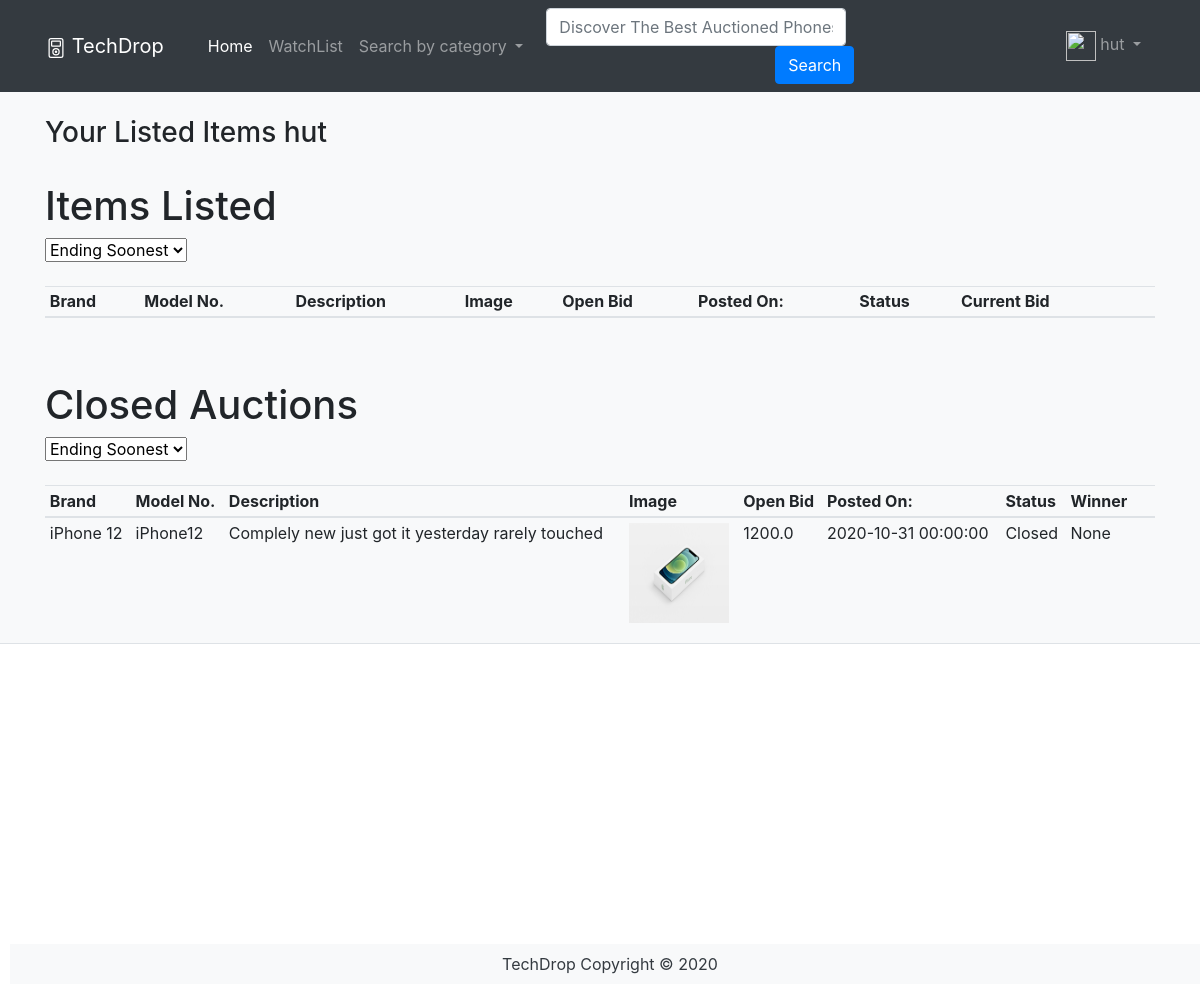
/auctions/listed/3 (signed in), run on the app's committed database.
### PhoneApp/models.py (models this page shows, shortened)
class User(db.Model, UserMixin):
    __tablename__ = 'users'
    id = db.Column(db.Integer, primary_key=True)
    name = db.Column(db.String(100), index=True, unique=True, nullable=False)
    emailid = db.Column(db.String(100), index=True, nullable=False)
    password_hash = db.Column(db.String(255), nullable=False)
    auctions = db.relationship('Auctions', backref='user')
    reviews = db.relationship('Review', backref='user')
    bids = db.relationship('Bid', backref='user')
    watchlists = db.relationship('Watchlist', backref='user')

class Auctions(db.Model):
    __tablename__ = 'auctions'
    id = db.Column(db.Integer, primary_key=True)
    title = db.Column(db.String(80), nullable=False)
    model = db.Column(db.String(80), nullable=False)
    description = db.Column(db.String(200))
    image = db.Column(db.String(400))
    open_bid = db.Column(db.Float(), nullable=False)
    start = db.Column(db.DateTime, default=datetime.now())
    end = db.Column(db.DateTime)
    status = db.Column(db.String(80), default='Active')
    user_id = db.Column(db.Integer, db.ForeignKey('users.id'))
    brand_id = db.Column(db.Integer, db.ForeignKey('brands.id'))
    condition_id = db.Column(db.Integer, db.ForeignKey('condition.id'))
    reviews = db.relationship('Review', backref='auction')
    bids = db.relationship('Bid', backref='auction')
    watchlists = db.relationship('Watchlist', backref='auction')

### PhoneApp/auctions.py (the view)
@bp.route('/listed/<id>', methods=['GET'])
@login_required
def listed(id):
    user = User.query.filter_by(id=id).first()
    for auction in user.auctions:
        current_bid = db.session.query(
            func.max(Bid.bid_amount)).filter_by(auction_id=auction.id).scalar()
        if current_bid is not None:
            auction.current_bid = "${:.2f}".format(current_bid)
        auction.won_user = None
        if current_bid is not None:
            auction.won_user = Bid.query.filter_by(
                bid_amount=current_bid).filter_by(auction_id=auction.id).first().user.name
    if user != current_user:
        return redirect(url_for('main.index', id=id))
    return render_template('auctions/listed.html', user=user)

### PhoneApp/templates/Auctions/listed.html (shortened to what this page needs)
{% extends 'base.html'%}
{% block header %}
<div class="container">
  <table class="table table-sm">
    <span class="col">
      <h3 class="headp3">Your Listed Items {{user.name}}</h3>
    </span>
    <h1>Items Listed</h1>
    <span id="sortBy">
      <select>
        <option>Ending Soonest</option>
      </select>
      <br></br>
    </span>
    <thead>
      <th>Brand</th>
      <th>Model No.</th>
      <th>Description</th>
      <th>Image</th>
      <th>Open Bid</th>
      <th>Posted On:</th>
      <th>Status</th>
      <th>Current Bid</th>
      <th></th>
      <th></th>
    </thead>
  </table>
</div>
<br></br>
<div class="container">
  <table class="table table-sm">
    <h1>Closed Auctions</h1>
    <span id="sortBy">
      <select>
        <option>Ending Soonest</option>
      </select>
      <br></br>
    </span>
    <thead>
      <th>Brand</th>
      <th>Model No.</th>
      <th>Description</th>
      <th>Image</th>
      <th>Open Bid</th>
      <th>Posted On:</th>
      <th>Status</th>
      <th>Winner</th>
      <th></th>
      <th></th>
    </thead>
    <tbody>
      <tr>
        {% for auction in user.auctions %}
        {% if auction.status == 'Closed' %}
        <td>{{auction.title}}</td>
        <td>{{auction.model}}</td>
        <td>{{auction.description}}</td>
        <td><img src={{auction.image}} alt="" border=3 height=100 width=100></img></td>
        <td>{{auction.open_bid}}</td>
        <td>{{auction.start}}</td>
        <td>{{auction.status}}</td>
        <td>{{auction.won_user}}</td>
        <td>
        </td>
        <td>
          {% endif %}
        </td>
      </tr>
      {% endfor %}
  </table>
</div>
{% endblock %}

### PhoneApp/templates/base.html (shortened to what this page needs)
<html>
<head>
  <link rel="stylesheet" href="https://stackpath.bootstrapcdn.com/bootstrap/4.3.1/css/bootstrap.min.css"
>
</head>
<body>
  <header class="bg-light border-bottom">
    <nav class="navbar sticky-top navbar-expand-md navbar-dark bg-dark">
      <a class="navbar-brand" href="/">
        TechDrop
      </a>
      <div class="navbar-collapse collapse w-100 order-1 order-md-0 dual-collapse2" id="navbarNavDropdown">
        <ul class="navbar-nav mr-auto">
          <li class="nav-item active">
            <a class="nav-link" href="/">
              <path
                d="M6.5 10.995V14.5a.5.5 0 0 1-.5.5H2a.5.5 0 0 1-.5-.5v-7a.5.5 0 0 1 .146-.354l6-6a.5.5 0 0 1 .708 0l6 6a.5.5 0 0 1 .146.354v7a.5.5 0 0 1-.5.5h-4a.5.5 0 0 1-.5-.5V11c0-.25-.25-.5-.5-.5H7c-.25 0-.5.25-.5.495z" />
              <path fill-rule="evenodd" d="M13 2.5V6l-2-2V2.5a.5.5 0 0 1 .5-.5h1a.5.5 0 0 1 .5.5z" />
              </svg> Home <span class="sr-only">(current)</span></a>
          </li>
          <li class="nav-item">
            <a class="nav-link" {% if current_user.is_authenticated %}
              href="{{url_for('watchlist.watchlist',id=current_user.id)}}" {% else %}
              href="{{url_for('watchlist.watchlist',id=1)}}" {% endif %}>
              <path fill-rule="evenodd"
                d="M16 8s-3-5.5-8-5.5S0 8 0 8s3 5.5 8 5.5S16 8 16 8zM1.173 8a13.134 13.134 0 0 0 1.66 2.043C4.12 11.332 5.88 12.5 8 12.5c2.12 0 3.879-1.168 5.168-2.457A13.134 13.134 0 0 0 14.828 8a13.133 13.133 0 0 0-1.66-2.043C11.879 4.668 10.119 3.5 8 3.5c-2.12 0-3.879 1.168-5.168 2.457A13.133 13.133 0 0 0 1.172 8z" />
              <path fill-rule="evenodd"
                d="M8 5.5a2.5 2.5 0 1 0 0 5 2.5 2.5 0 0 0 0-5zM4.5 8a3.5 3.5 0 1 1 7 0 3.5 3.5 0 0 1-7 0z" />
              WatchList</a>
          </li>
          <li class="nav-item dropdown">
            <a class="nav-link dropdown-toggle" href="#" id="navbarDropdownMenu" role="button" data-toggle="dropdown"
              aria-haspopup="true" aria-expanded="false">
              <path fill-rule="evenodd"
                d="M10.442 10.442a1 1 0 0 1 1.415 0l3.85 3.85a1 1 0 0 1-1.414 1.415l-3.85-3.85a1 1 0 0 1 0-1.415z" />
              <path fill-rule="evenodd"
                d="M6.5 12a5.5 5.5 0 1 0 0-11 5.5 5.5 0 0 0 0 11zM13 6.5a6.5 6.5 0 1 1-13 0 6.5 6.5 0 0 1 13 0z" />
              Search by category
            </a>
          </li>
      </div>
      <div class="container mx-auto order-0">
        <form class="form-inline my-2 my-lg-0" id="searchbar" action="{{url_for('main.search')}}">
          <input class="form-control mr-sm-2" type="text" name="search" placeholder="Discover The Best Auctioned Phones"
            aria-label="Search" id="input">
          <button class="btn btn-primary my-2 my-sm-0" type="submit" id="submitbutton">Search</button>
        </form>
      </div>
      <div class="navbar-collapse collapse w-100 order-3 dual-collapse2" id="ProfileDropdown">
        <ul class="navbar-nav ml-auto">
          <li class="nav-item dropdown">
            {% if current_user.is_authenticated %}
            <a class="nav-link dropdown-toggle" href="#" id="navbarDropdownMenuLink" role="button"
              data-toggle="dropdown" aria-haspopup="true" aria-expanded="false">
              <img class="img-fluid" height="10" width="30"
                src="https://www.flaticon.com/svg/static/icons/svg/1319/1319240.svg">
              {{current_user.name}}
            </a>
            {% endif %}
        </ul>
      </div>
    </nav>
    {% block header%}
    {% endblock %}
  </header>
  <footer class="footer">
    <div class="text-center py-2 bg-light" style="position:relative; left: 10px; top:300px;">
      <span class="text-dark">TechDrop Copyright &copy; 2020</span>
    </div>
  </footer>
</body>
</html>

### PhoneApp/templates/base.html (style rules this page uses)
.navbar-brand { margin-left: 30px; }
#ProfileDropdown { margin-right: 35px; float: right; display: flex; }
#searchbar { display: inline-block; }
#submitbutton { float: right; }
#input { width: 300px; }
#navbarNavDropdown { margin-left: 20px; }

### data on the page
User: name "hut"
Auctions: title "iPhone 12", model "iPhone12", description "Complely new just got it yesterday rarely touched", image (picture), open_bid "1200.0", start "2020-10-31 00:00:00", status "Closed", won_user "None"
